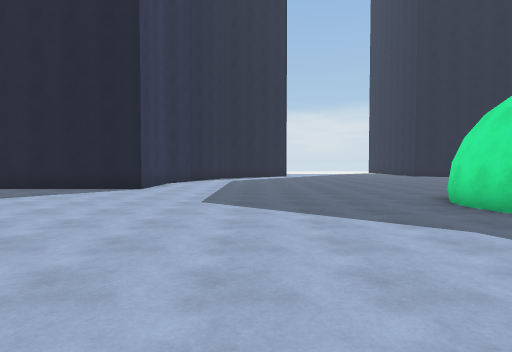
view 1 (above)

20 first-person views from a walk through a scene from a Unity 3-D project. The camera is 1.4 m above the floor, tilts 2° down and sees 75° across. The floor is counted in squares, 2 m on a side. Each view is taken from the middle of a square. On the plan, view 1 faces up. The plan holds only what a view shows up to about 10 squares ahead; the rest is blank. The place goes on beyond the plan. Some surface patterns are stand-ins.

view 2
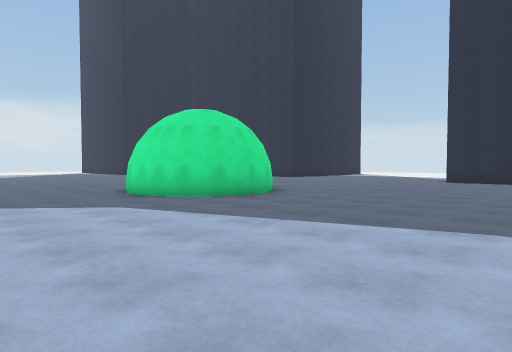

view 3
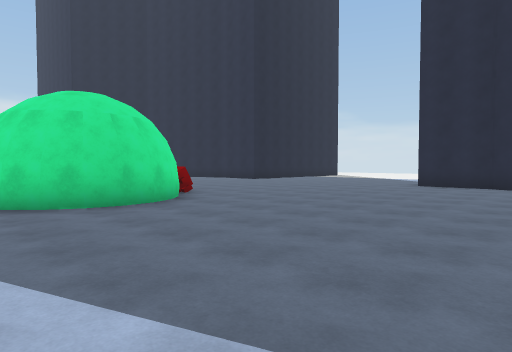

view 4
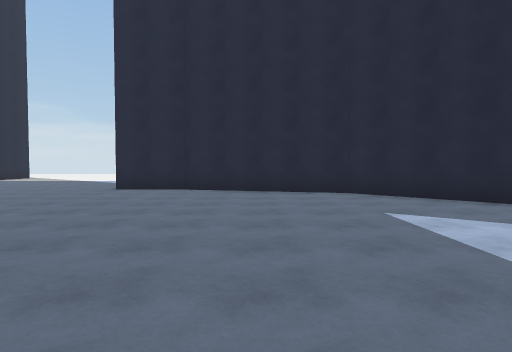

view 5
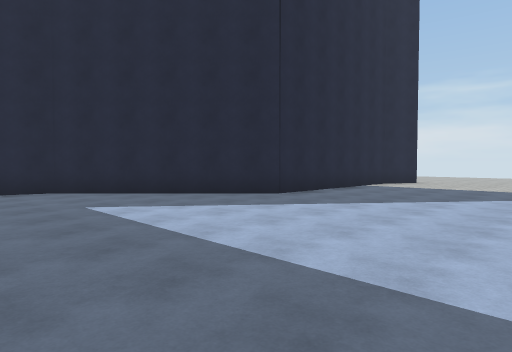

view 6
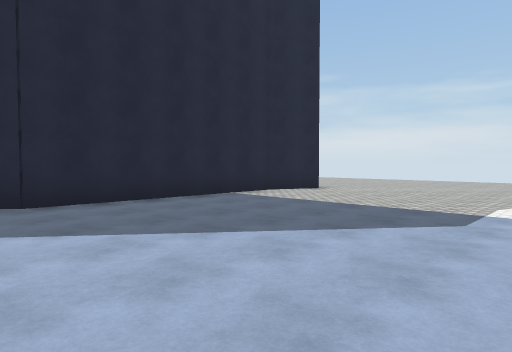

view 7
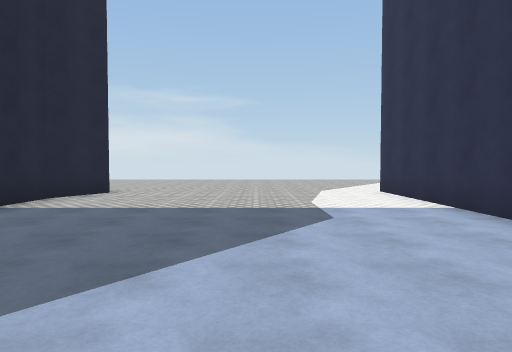

view 8
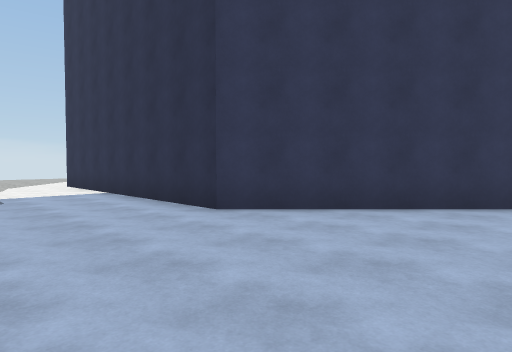

view 9
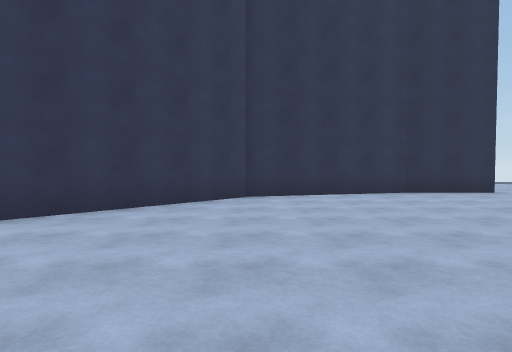

view 10
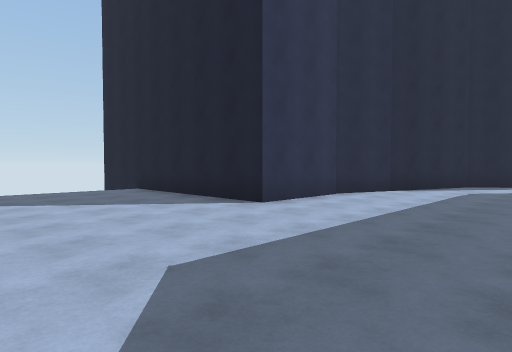

view 11
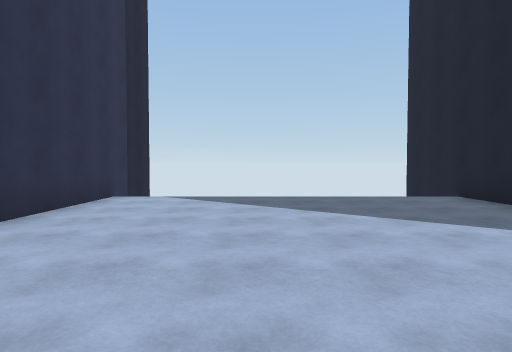

view 12
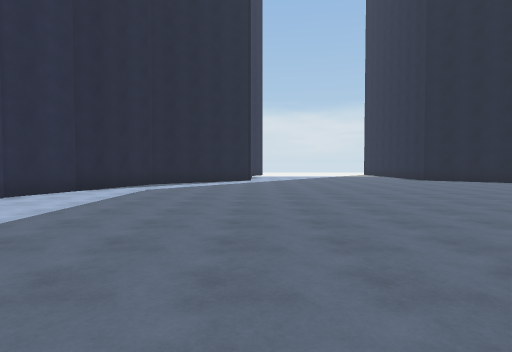

view 13
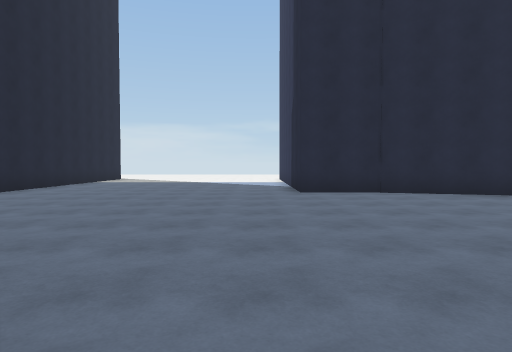

view 14
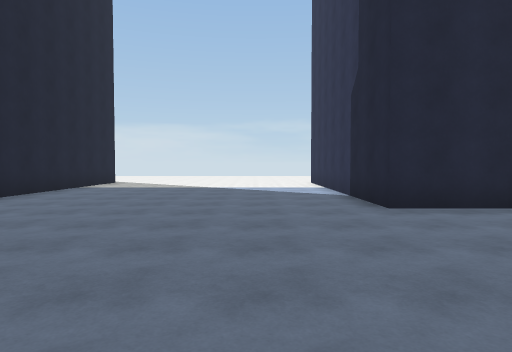

view 15
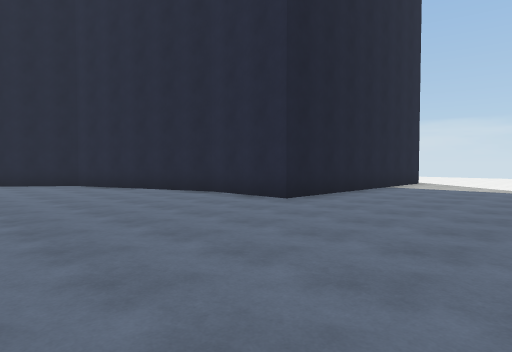

view 16
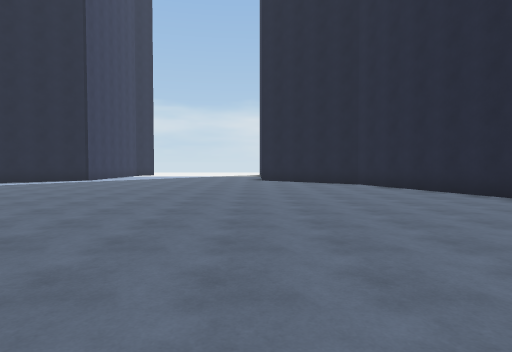

view 17
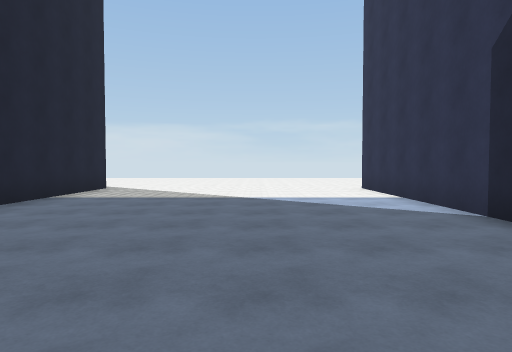

view 18
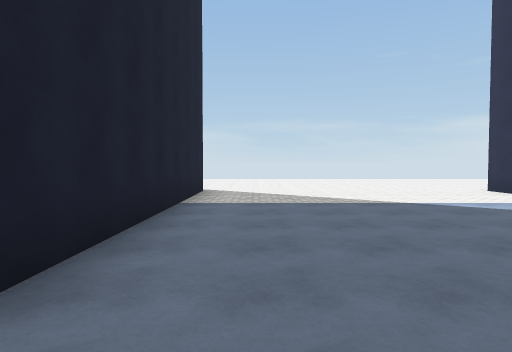

view 19
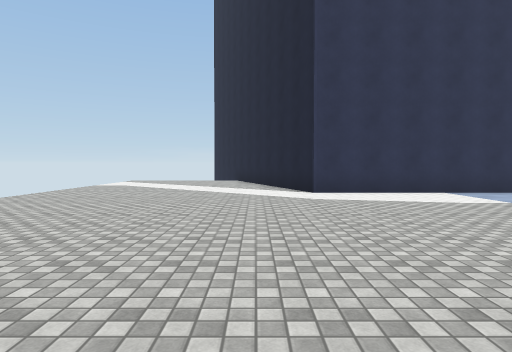

view 20
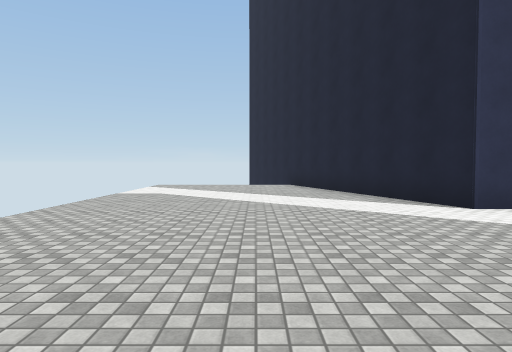

### Floor plan
Points are (right, up) in squares from view 1. A wall is a line through its corners. A room is listed if a view was taken in it or the views show most of it. See-through windows are left out.
Room 1 (views 1, 2, 3, 4, 5, 6, 7, 8, 9, 10, 11, 12, 13, 14, 15, 16, 17, 18, 19, 20)
walls: (5.3, 3.6) (4.9, 3.6); (7, 4.4) (6.5, 3.9) (6.1, 3.7) (5.1, 3.5) (4.3, 3.9) (3.8, 4.5) (3.6, 4.9) (3.5, 5.4) (3.6, 6.2) (3.8, 6.6); (14.3, -0.1) (14.3, 1.9) (21.5, 1.9); (-3.2, -0.2) (-2.2, -4.1) (1.8, -8.1) (1.8, -15.6) (-3, -17.3); (-3.2, 2) (-3.2, -0.4); (8.6, -15.3) (9.3, -13.9) (9.3, -8.1) (13.1, -4.2) (14.3, 0); (-9.5, 1.9) (-5, 1.9); (-2, 15.6) (-3.2, 12.2) (-3.2, 9.4) (-9.5, 9.4); (21.5, 9.4) (14.3, 9.4) (14.3, 11.9) (13.1, 15)
objects: other object (8, 5)

Where each view was taken, in squares from view 1:
view 1: 0 up, 0 right, facing up
view 2: 2 down, 0 right, facing up-right
view 3: 2 down, 3 right, facing up-right
view 4: 2 down, 5 right, facing right
view 5: 2 down, 4 right, facing down-right
view 6: 7 down, 3 right, facing down-right
view 7: 7 down, 5 right, facing down
view 8: 4 down, 5 right, facing down-left
view 9: 4 down, 5 right, facing left
view 10: 5 up, 1 right, facing up-left
view 11: 5 up, 1 left, facing left
view 12: 5 up, 2 right, facing up
view 13: 3 up, 6 right, facing right
view 14: 4 up, 9 right, facing right
view 15: 5 up, 9 right, facing up-right
view 16: 5 up, 9 right, facing up
view 17: 5 up, 12 right, facing right
view 18: 8 up, 13 right, facing right
view 19: 17 down, 10 right, facing left
view 20: 19 down, 7 right, facing left
